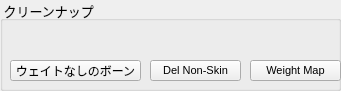
     <widget class="QGroupBox" name="groupBox_3">
      <property name="geometry">
       <rect>
        <x>20</x>
        <y>55</y>
        <width>341</width>
        <height>91</height>
       </rect>
      </property>
      <property name="font">
       <font>
        <pointsize>10</pointsize>
       </font>
      </property>
      <property name="title">
       <string> クリーンナップ</string>
      </property>
      <widget class="QPushButton" name="misc_runButton_5">
       <property name="geometry">
        <rect>
         <x>10</x>
         <y>60</y>
         <width>131</width>
         <height>21</height>
        </rect>
       </property>
       <property name="font">
        <font>
         <pointsize>9</pointsize>
        </font>
       </property>
       <property name="toolTip">
        <string>&lt;!DOCTYPE HTML PUBLIC &quot;-//W3C//DTD HTML 4.0//EN&quot; &quot;http://www.w3.org/TR/REC-html40/strict.dtd&quot;&gt;
&lt;html&gt;&lt;head&gt;&lt;meta name=&quot;qrichtext&quot; content=&quot;1&quot; /&gt;&lt;style type=&quot;text/css&quot;&gt;
p, li { white-space: pre-wrap; }
&lt;/style&gt;&lt;/head&gt;&lt;body style=&quot; font-family:'MS Shell Dlg 2'; font-size:8pt; font-weight:400; font-style:normal;&quot;&gt;
&lt;p style=&quot; margin-top:0px; margin-bottom:0px; margin-left:0px; margin-right:0px; -qt-block-indent:0; text-indent:0px;&quot;&gt;&lt;span style=&quot; font-size:9pt;&quot;&gt;選択されたスキンメッシュからウェイトのないボーンを消去します。&lt;/span&gt;&lt;/p&gt;&lt;/body&gt;&lt;/html&gt;</string>
       </property>
       <property name="text">
        <string>ウェイトなしのボーン</string>
       </property>
       <property name="icon">
        <iconset>
         <normaloff>icons/removeInf.png</normaloff>icons/removeInf.png</iconset>
       </property>
       <property name="+command" stdset="0">
        <string>meshCleanWeightlessBoneCmd</string>
       </property>
      </widget>
      <widget class="QPushButton" name="misc_runButton_7">
       <property name="geometry">
        <rect>
         <x>150</x>
         <y>60</y>
         <width>91</width>
         <height>21</height>
        </rect>
       </property>
       <property name="font">
        <font>
         <pointsize>8</pointsize>
        </font>
       </property>
       <property name="toolTip">
        <string>&lt;!DOCTYPE HTML PUBLIC &quot;-//W3C//DTD HTML 4.0//EN&quot; &quot;http://www.w3.org/TR/REC-html40/strict.dtd&quot;&gt;
&lt;html&gt;&lt;head&gt;&lt;meta name=&quot;qrichtext&quot; content=&quot;1&quot; /&gt;&lt;style type=&quot;text/css&quot;&gt;
p, li { white-space: pre-wrap; }
&lt;/style&gt;&lt;/head&gt;&lt;body style=&quot; font-family:'MS Shell Dlg 2'; font-size:8pt; font-weight:400; font-style:normal;&quot;&gt;
&lt;p style=&quot; margin-top:0px; margin-bottom:0px; margin-left:0px; margin-right:0px; -qt-block-indent:0; text-indent:0px;&quot;&gt;&lt;span style=&quot; font-size:9pt;&quot;&gt;Clear out NO weight bone in selected skin mesh&lt;/span&gt;&lt;/p&gt;&lt;/body&gt;&lt;/html&gt;</string>
       </property>
       <property name="text">
        <string>Del Non-Skin</string>
       </property>
       <property name="icon">
        <iconset>
         <normaloff>icons/delNonSkinHistory.png</normaloff>icons/delNonSkinHistory.png</iconset>
       </property>
       <property name="+command" stdset="0">
        <string>meshDelNonSkinHistoryCmd</string>
       </property>
      </widget>
      <widget class="QPushButton" name="misc_runButton_8">
       <property name="geometry">
        <rect>
         <x>250</x>
         <y>60</y>
         <width>91</width>
         <height>21</height>
        </rect>
       </property>
       <property name="font">
        <font>
         <pointsize>8</pointsize>
        </font>
       </property>
       <property name="toolTip">
        <string>&lt;!DOCTYPE HTML PUBLIC &quot;-//W3C//DTD HTML 4.0//EN&quot; &quot;http://www.w3.org/TR/REC-html40/strict.dtd&quot;&gt;
&lt;html&gt;&lt;head&gt;&lt;meta name=&quot;qrichtext&quot; content=&quot;1&quot; /&gt;&lt;style type=&quot;text/css&quot;&gt;
p, li { white-space: pre-wrap; }
&lt;/style&gt;&lt;/head&gt;&lt;body style=&quot; font-family:'SimSun'; font-size:9pt; font-weight:400; font-style:normal;&quot;&gt;
&lt;p style=&quot; margin-top:0px; margin-bottom:0px; margin-left:0px; margin-right:0px; -qt-block-indent:0; text-indent:0px;&quot;&gt;&lt;span style=&quot; font-family:'MS Shell Dlg 2';&quot;&gt;Create weight map to show each skined bone weight area on select mesh&lt;/span&gt;&lt;/p&gt;&lt;/body&gt;&lt;/html&gt;</string>
       </property>
       <property name="text">
        <string>Weight Map</string>
       </property>
       <property name="icon">
        <iconset>
         <normaloff>icons/color.png</normaloff>icons/color.png</iconset>
       </property>
       <property name="+command" stdset="0">
        <string>buildWeightMapCmd</string>
       </property>
      </widget>
     </widget>
